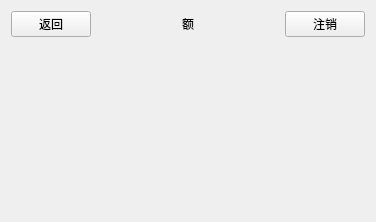
<?xml version="1.0" encoding="UTF-8"?>
<ui version="4.0">
 <class>MasterView</class>
 <widget class="QWidget" name="MasterView">
  <property name="geometry">
   <rect>
    <x>0</x>
    <y>0</y>
    <width>376</width>
    <height>222</height>
   </rect>
  </property>
  <property name="windowTitle">
   <string>MasterView</string>
  </property>
  <layout class="QVBoxLayout" name="verticalLayout">
   <item>
    <layout class="QHBoxLayout" name="horizontalLayout">
     <item>
      <widget class="QPushButton" name="btBack">
       <property name="text">
        <string>返回</string>
       </property>
      </widget>
     </item>
     <item>
      <spacer name="horizontalSpacer">
       <property name="orientation">
        <enum>Qt::Horizontal</enum>
       </property>
       <property name="sizeHint" stdset="0">
        <size>
         <width>40</width>
         <height>20</height>
        </size>
       </property>
      </spacer>
     </item>
     <item>
      <widget class="QLabel" name="tableTitle">
       <property name="text">
        <string>额</string>
       </property>
      </widget>
     </item>
     <item>
      <spacer name="horizontalSpacer_2">
       <property name="orientation">
        <enum>Qt::Horizontal</enum>
       </property>
       <property name="sizeHint" stdset="0">
        <size>
         <width>40</width>
         <height>20</height>
        </size>
       </property>
      </spacer>
     </item>
     <item>
      <widget class="QPushButton" name="btLogout">
       <property name="text">
        <string>注销</string>
       </property>
      </widget>
     </item>
    </layout>
   </item>
   <item>
    <widget class="QStackedWidget" name="stackedWidget"/>
   </item>
  </layout>
 </widget>
 <resources/>
 <connections/>
</ui>
